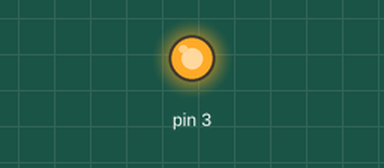
A sketch run on a simulated Arduino Uno, built with avr-gcc and run on an emulated ATmega328P. On the bench: output pins drawn as LEDs (lit = HIGH).

Above: at 0.2 s.
At 12.2 s:
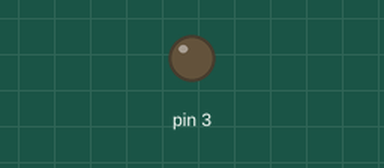
Timing chart, 0 to 19.5 s (numbered marks = the images above):
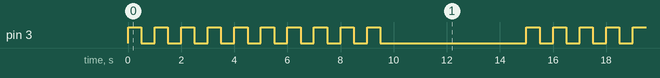

The sketch:

itaFor-1.ino
```cpp
void setup(){
	pinMode(3, OUTPUT);
	Serial.begin(9600);
}

void loop(){

	for (int i = 0; i <10; i ++){
		digitalWrite(3, HIGH);
		delay(500);
		digitalWrite(3, LOW);
		delay(500);
	}
	delay(5000);
}
```

Measured:
- by itself, pin 3: repeats every 15.0 s: 9 × (LOW 0.50 s, HIGH 0.50 s), LOW 5.5 s, HIGH 0.50 s
- by itself, everything shown: repeats every 15.0 s, in 20 steps
